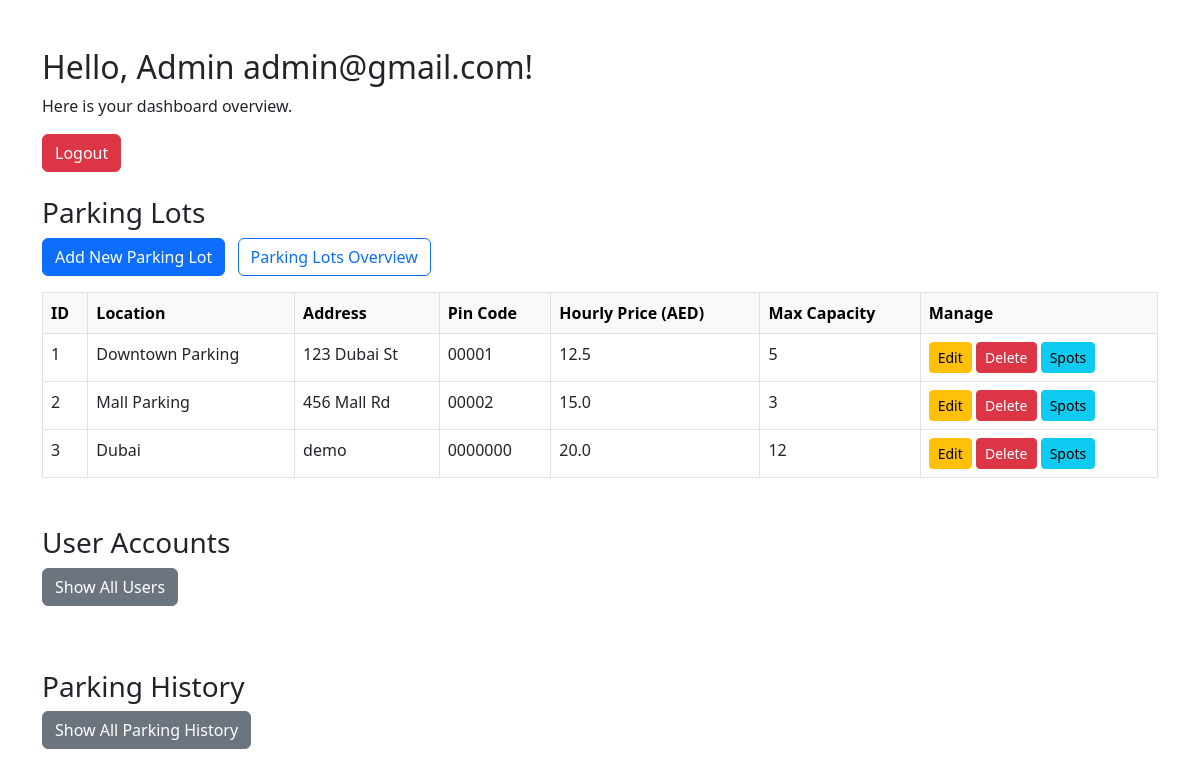
Screenshot of /admin/dashboard (signed in) with the database file from the repository.
### models/parking_lot.py (models this page shows)
class ParkingLot(Base):
    __tablename__ = 'parking_lots'
    id = Column(Integer, primary_key=True)
    prime_location_name = Column(String, nullable=False)
    price = Column(Float, nullable=False)
    address = Column(String, nullable=False)
    pin_code = Column(String, nullable=False)
    maximum_number_of_spots = Column(Integer, nullable=False)
    spots = relationship("ParkingSpot", back_populates="lot", cascade="all, delete-orphan")

### controllers/admin_controller.py (the view)
@admin_bp.route('/admin/dashboard')
def dashboard():
    if session.get('user_type') != 'admin':
        return redirect(url_for('auth.login'))
    db_session = Session()
    parking_lots = db_session.query(ParkingLot).all()
    db_session.close()
    return render_template('admin_dashboard.html', admin=session.get('username'), lots=parking_lots)

### templates/admin_dashboard.html (shortened to what this page needs)
<!DOCTYPE html>
<html lang="en">
<head>
    <link href="https://cdn.jsdelivr.net/npm/bootstrap@5.3.0/dist/css/bootstrap.min.css" rel="stylesheet" />
</head>
<body>
<div class="container mt-5">
    <h2>Hello, Admin {{ admin }}!</h2>
    <p>Here is your dashboard overview.</p>
    <a href="{{ url_for('auth.logout') }}" class="btn btn-danger mb-4">Logout</a>
    <section>
        <h3>Parking Lots</h3>
        <a href="{{ url_for('admin.create_lot') }}" class="btn btn-primary mb-3">Add New Parking Lot</a>
        <a href="{{ url_for('admin.view_lots') }}" class="btn btn-outline-primary mb-3 ms-2">Parking Lots Overview</a>
        {% if lots %}
        <table class="table table-bordered table-hover">
            <thead class="table-light">
                <tr>
                    <th>ID</th>
                    <th>Location</th>
                    <th>Address</th>
                    <th>Pin Code</th>
                    <th>Hourly Price (AED)</th>
                    <th>Max Capacity</th>
                    <th>Manage</th>
                </tr>
            </thead>
            <tbody>
                {% for lot in lots %}
                <tr>
                    <td>{{ lot.id }}</td>
                    <td>{{ lot.prime_location_name }}</td>
                    <td>{{ lot.address }}</td>
                    <td>{{ lot.pin_code }}</td>
                    <td>{{ lot.price }}</td>
                    <td>{{ lot.maximum_number_of_spots }}</td>
                    <td>
                        <a href="{{ url_for('admin.edit_lot', lot_id=lot.id) }}" class="btn btn-sm btn-warning">Edit</a>
                        <form action="{{ url_for('admin.delete_lot', lot_id=lot.id) }}" method="post" class="d-inline" onsubmit="return confirm('Confirm deletion of this lot?');">
                            <button type="submit" class="btn btn-sm btn-danger">Delete</button>
                        </form>
                        <a href="{{ url_for('admin.view_spots', lot_id=lot.id) }}" class="btn btn-sm btn-info">Spots</a>
                    </td>
                </tr>
                {% endfor %}
            </tbody>
        </table>
        {% else %}
        <p>No parking lots available currently.</p>
        {% endif %}
    </section>
    <section class="mt-5">
        <h3>User Accounts</h3>
        <a href="{{ url_for('admin.view_users') }}" class="btn btn-secondary mb-3">Show All Users</a>
    </section>
    <section class="mt-5">
        <h3>Parking History</h3>
        <a href="{{ url_for('admin.view_all_parking_history') }}" class="btn btn-secondary mb-3">Show All Parking History</a>
    </section>
</div>
</body>
</html>

### rows the page displays
ParkingLot: id "1", prime_location_name "Downtown Parking", address "123 Dubai St", pin_code "00001", price "12.5", maximum_number_of_spots "5"
ParkingLot: id "2", prime_location_name "Mall Parking", address "456 Mall Rd", pin_code "00002", price "15.0", maximum_number_of_spots "3"
ParkingLot: id "3", prime_location_name "Dubai", address "demo", pin_code "0000000", price "20.0", maximum_number_of_spots "12"

### other values shown
{{ admin }} "admin@gmail.com"
